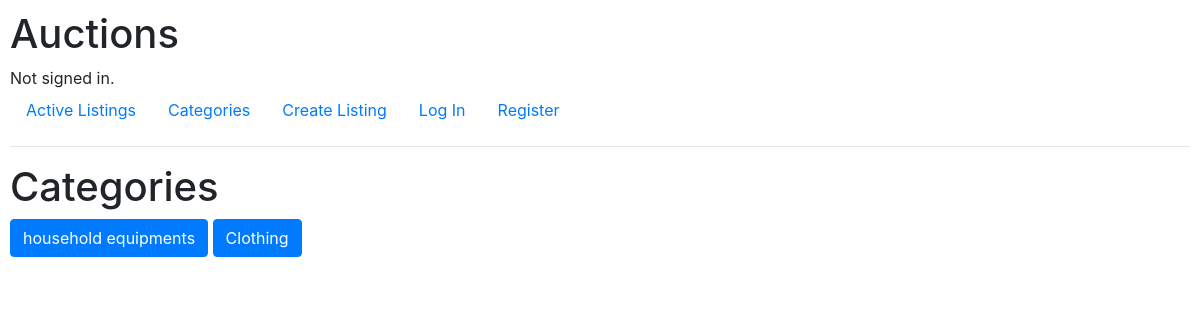
The page /categories on the database as committed earlier.
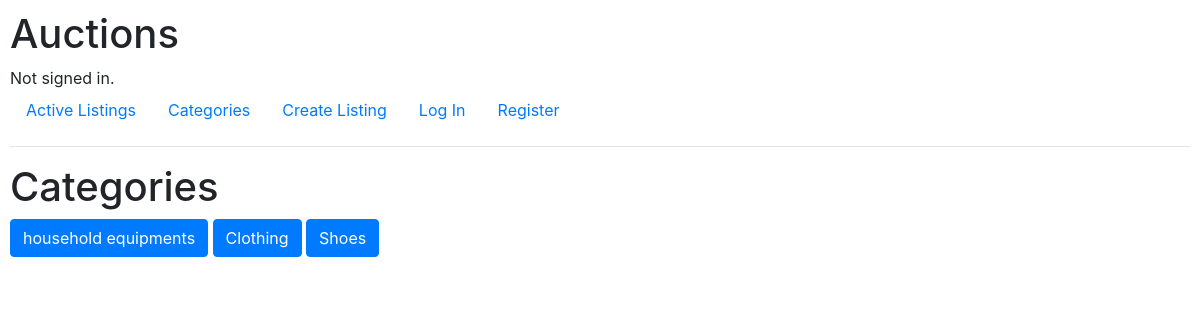
The same page on the database as committed later.
### auctions/models.py (models this page shows)
class Category(models.Model):
    catName = models.CharField(max_length=20)
    def __str__(self) -> str:
        return f"{self.catName}"

### auctions/views.py (the view)
# urls.py: path("categories",views.categories, name="categories"),
def categories(request):
    return render(
        request, "auctions/categories.html", {"categories": Category.objects.all()}
    )

### auctions/templates/auctions/categories.html
{% extends "auctions/layout.html" %}
{% block body %}
    <h1>Categories</h1>
    {% for category in categories %}
        <a href="/categoryListings/{{category}}" class="btn btn-primary">{{category}}</a>
    {% endfor %}
{% endblock  %}

Rows that differ between the two databases and show on the page:
added Category: catName "Shoes"
